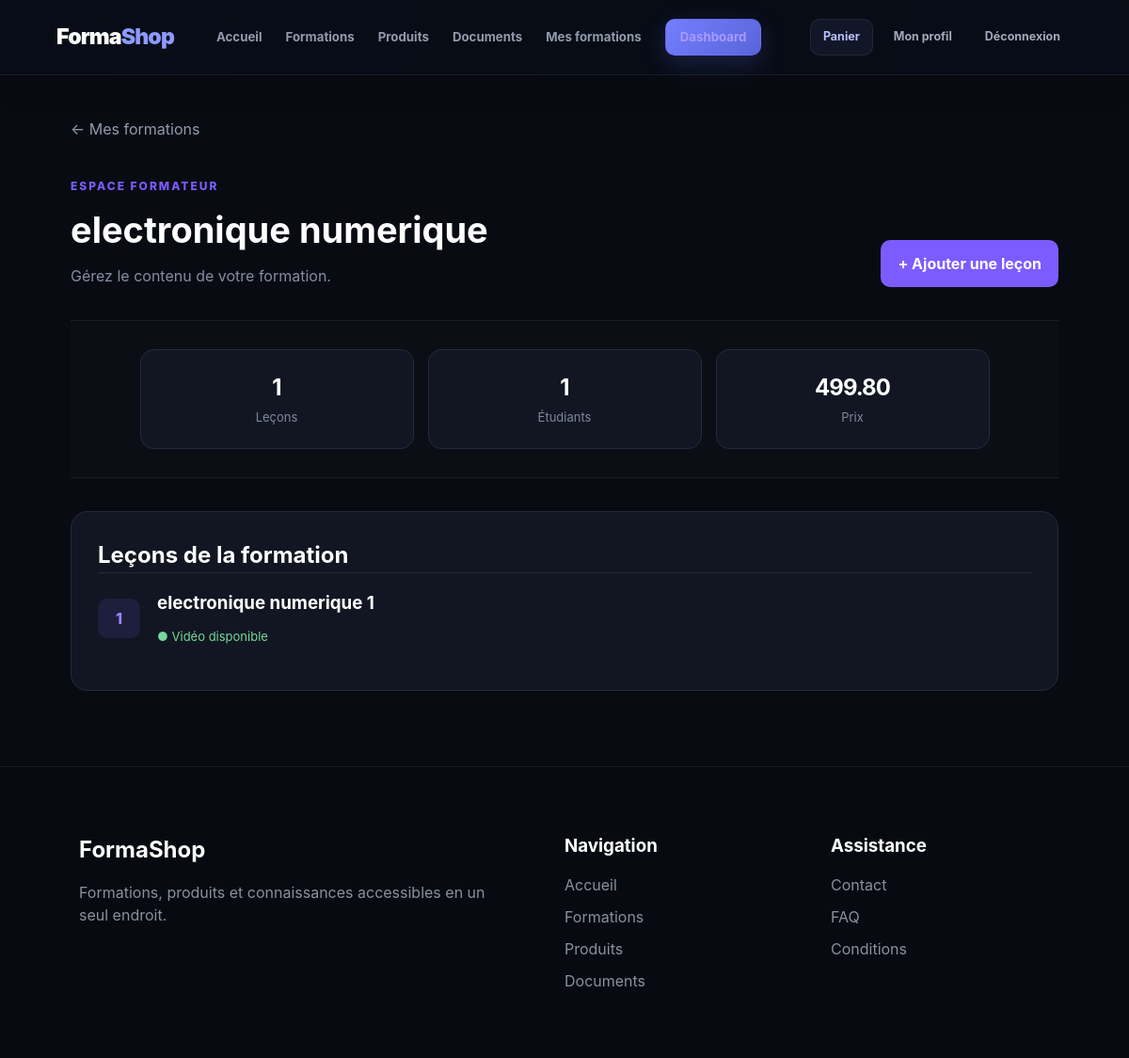
Page /courses/1/manage/ (signed in) on the committed database.
### courses/models.py (models this page shows, shortened)
class Course(models.Model):
    category = models.ForeignKey(
        Category,
        on_delete=models.CASCADE,
        related_name="courses"
    )
    title = models.CharField(max_length=200)
    slug = models.SlugField(unique=True)
    description = models.TextField()
    price = models.DecimalField(
        max_digits=10,
        decimal_places=2
    )
    image = models.ImageField(
        upload_to="courses/",
        blank=True,
        null=True
    )
    instructor = models.ForeignKey(
        User,
        on_delete=models.CASCADE,
        related_name="courses"
    )
    is_published = models.BooleanField(default=True)
    created_at = models.DateTimeField(auto_now_add=True)

class Lesson(models.Model):
        course = models.ForeignKey(
            Course,
            on_delete=models.CASCADE,
            related_name="lessons"
        )
        title = models.CharField(max_length=200)
        video_url = models.URLField(
            blank=True,
            null=True
        )
        content = models.TextField(
            blank=True
        )
        order = models.PositiveIntegerField(
            default=0
        )

### courses/views.py (the view)
@login_required
def manage_course(request, course_id):
    course = get_object_or_404(
        Course,
        id=course_id,
        instructor=request.user
    )
    lessons = course.lessons.all().order_by("order")
    return render(
        request,
        "courses/manage_course.html",
        {
            "course": course,
            "lessons": lessons,
        }
    )

### courses/templates/courses/manage_course.html (shortened to what this page needs)
{% extends "base.html" %}
{% block content %}
<div class="manage-page">
    <div class="manage-container">
        <a href="{% url 'trainer_courses' %}" class="back-link">
            ← Mes formations
        </a>
        <div class="manage-header">
            <div>
                <span>ESPACE FORMATEUR</span>
                <h1>{{ course.title }}</h1>
                <p>Gérez le contenu de votre formation.</p>
            </div>
            <a
                href="{% url 'create_lesson' course.id %}"
                class="add-button"
            >
                + Ajouter une leçon
            </a>
        </div>
        <div class="stats">
            <div>
                <strong>{{ lessons.count }}</strong>
                <span>Leçons</span>
            </div>
            <div>
                <strong>{{ course.students.count }}</strong>
                <span>Étudiants</span>
            </div>
            <div>
                <strong>{{ course.price }}</strong>
                <span>Prix</span>
            </div>
        </div>
        <div class="lessons-section">
            <h2>Leçons de la formation</h2>
            {% if lessons %}
                {% for lesson in lessons %}
                    <div class="lesson-card">
                        <div class="lesson-number">
                            {{ forloop.counter }}
                        </div>
                        <div class="lesson-info">
                            <h3>{{ lesson.title }}</h3>
                            {% if lesson.video_url %}
                                <span class="video-badge">
                                    ● Vidéo disponible
                                </span>
                            {% else %}
                                <span class="no-video-badge">
                                    Pas de vidéo
                                </span>
                            {% endif %}
                        </div>
                    </div>
                {% endfor %}
            {% else %}
                <div class="empty">
                    <h3>Aucune leçon</h3>
                    <p>Commencez par ajouter votre première leçon.</p>
                </div>
            {% endif %}
        </div>
    </div>
</div>
{% endblock %}

### config/static/css/style.css (style rules this page uses)
* { margin: 0; padding: 0; box-sizing: border-box; }
html { scroll-behavior: smooth; }
body { font-family: Inter, -apple-system, BlinkMacSystemFont, "Segoe UI", Arial, Helvetica, sans-serif; background: radial-gradient( circle at 15% 0%, rgba(124, 92, 255, 0.07), transparent 28% ), radial-gradient( circle at 90% 10%, rgba(92, 70, 220, 0.05), transparent 25% ), #080b12; color: #ffffff; min-height: 100vh; line-height: 1.5; -webkit-font-smoothing: antialiased; text-rendering: optimizeLegibility; }
a { color: inherit; text-decoration: none; }
.stats { padding: 30px 7%; display: grid; grid-template-columns: repeat(4, 1fr); border-top: 1px solid rgba(255, 255, 255, 0.07); border-bottom: 1px solid rgba(255, 255, 255, 0.07); background: rgba(255, 255, 255, 0.012); }
.stats div { text-align: center; }
.stats strong { display: block; font-size: 30px; letter-spacing: -1px; }
.stats span { color: #858c9b; font-size: 13px; }
.lesson-number { min-width: 45px; height: 45px; border-radius: 50%; display: flex; align-items: center; justify-content: center; background: rgba(124, 92, 255, 0.15); color: #a993ff; font-weight: 700; }

### courses/templates/courses/manage_course.html (style rules this page uses)
.manage-page { min-height: 85vh; padding: 45px 20px 80px; background: #080b12; color: white; }
.manage-container { max-width: 1050px; margin: auto; }
.back-link { color: #929bad; text-decoration: none; }
.manage-header { margin-top: 35px; display: flex; justify-content: space-between; align-items: flex-end; gap: 20px; }
.manage-header span { color: #7c5cff; font-size: 12px; font-weight: 800; letter-spacing: 2px; }
.manage-header h1 { margin: 8px 0; font-size: 38px; }
.manage-header p { color: #858ea0; }
.add-button { background: #7c5cff; color: white; text-decoration: none; padding: 13px 18px; border-radius: 10px; font-weight: 700; }
.stats { display: grid; grid-template-columns: repeat(3, 1fr); gap: 15px; margin: 35px 0; }
.stats div { background: #111622; border: 1px solid #252b3a; border-radius: 14px; padding: 22px; }
.stats strong { display: block; font-size: 24px; }
.stats span { color: #7f899b; font-size: 13px; }
.lessons-section { background: #111622; border: 1px solid #252b3a; border-radius: 18px; padding: 28px; }
.lessons-section h2 { margin-top: 0; }
.lesson-card { display: flex; align-items: center; gap: 18px; padding: 18px 0; border-top: 1px solid #252b3a; }
.lesson-number { width: 42px; height: 42px; border-radius: 10px; background: rgba(124,92,255,.12); color: #9a86ff; display: flex; align-items: center; justify-content: center; font-weight: 800; }
.lesson-info h3 { margin: 0 0 8px; }
.video-badge { color: #75d99a; font-size: 13px; }

### rows in the picture
Course: title "electronique numerique", students.count "1", price "499.80"
Lesson: title "electronique numerique 1", shows "● Vidéo disponible"

### other values in the picture
{{ lessons.count }} "1"
